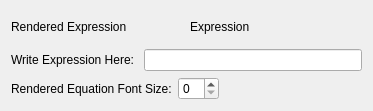
<?xml version="1.0" encoding="UTF-8"?>
<ui version="4.0">
 <class>ExpressionForm</class>
 <widget class="QWidget" name="ExpressionForm">
  <property name="geometry">
   <rect>
    <x>0</x>
    <y>0</y>
    <width>373</width>
    <height>111</height>
   </rect>
  </property>
  <property name="windowTitle">
   <string>Expression Form</string>
  </property>
  <layout class="QVBoxLayout" name="verticalLayout_2">
   <item>
    <layout class="QVBoxLayout" name="verticalLayout">
     <item>
      <layout class="QHBoxLayout" name="horizontalLayout">
       <item>
        <widget class="QLabel" name="label">
         <property name="text">
          <string>Rendered Expression</string>
         </property>
        </widget>
       </item>
       <item>
        <widget class="QLabel" name="label_2">
         <property name="text">
          <string>Expression</string>
         </property>
        </widget>
       </item>
      </layout>
     </item>
     <item>
      <layout class="QHBoxLayout" name="horizontalLayout_3">
       <item>
        <widget class="QLabel" name="label_3">
         <property name="text">
          <string>Write Expression Here: </string>
         </property>
        </widget>
       </item>
       <item>
        <widget class="QLineEdit" name="expressionLineEdit"/>
       </item>
      </layout>
     </item>
     <item>
      <layout class="QHBoxLayout" name="horizontalLayout_2">
       <item>
        <widget class="QLabel" name="label_4">
         <property name="text">
          <string>Rendered Equation Font Size:</string>
         </property>
        </widget>
       </item>
       <item>
        <widget class="QSpinBox" name="fontsizeSpinBox"/>
       </item>
       <item>
        <spacer name="horizontalSpacer">
         <property name="orientation">
          <enum>Qt::Horizontal</enum>
         </property>
         <property name="sizeHint" stdset="0">
          <size>
           <width>40</width>
           <height>20</height>
          </size>
         </property>
        </spacer>
       </item>
      </layout>
     </item>
    </layout>
   </item>
  </layout>
 </widget>
 <resources/>
 <connections/>
</ui>
